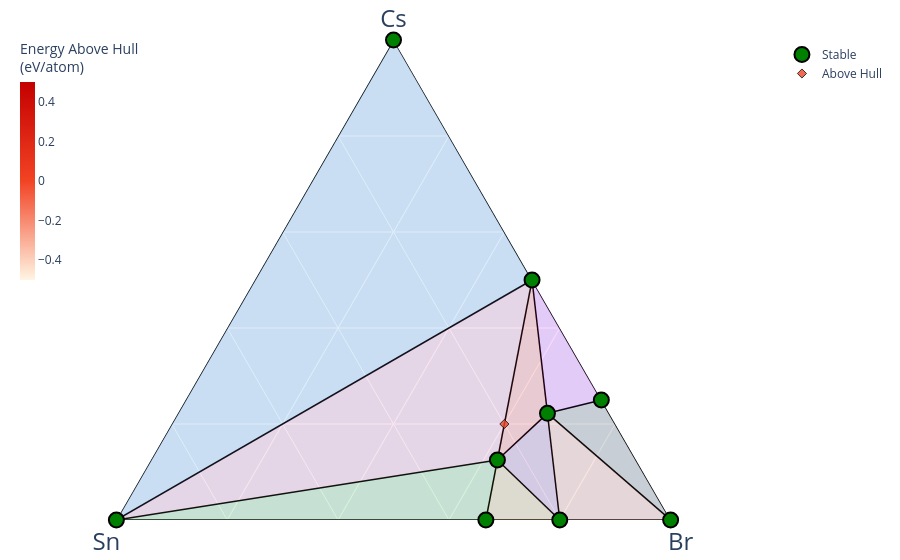

Notebook source saved alongside this figure:
### Code cell
# Plot!
from pymatgen.analysis.phase_diagram import PDPlotter
pd = cpa.intrinsic_phase_diagram
plotter = PDPlotter(pd, show_unstable=False)  # you can also try show_unstable=True
plotter.show()
# plotter.write_image("{}.png".format('-'.join(system)), "png")  # save figure


print('Stable Entries (formula)\n--------')
for e in pd.stable_entries:
    print(e.composition.reduced_formula)

print('\nUnstable Entries (formula, e_above_hull (eV/atom), decomposes_to)\n--------')
for e in pd.unstable_entries:
    decomp, e_above_hull = pd.get_decomp_and_e_above_hull(e)
    pretty_decomp = ["{}:{}".format(k.composition.reduced_formula, round(v, 2)) for k, v in decomp.items()]
    print(e.composition.reduced_formula, "%.3f" % e_above_hull, pretty_decomp)

### Figure 1 — Plotly figure (JSON) as saved in the notebook; plotly's stock layout.template omitted (floating-point values rounded to 4 significant figures)
{"data": [{"a": [0, 0, null, 1.0, 0, null, 0, 1.0, null, 1.0, 0, null, 1.0, 1.0, null, 1.0, 1.0, null, 2.0, 0, null, 0, 1.0, null, 1.0, 2.0, null, 1.0, 2.0, null, 0, 1.0, null, 1.0, 2.0, null, 0, 0, null, 0, 2.0, null, 0, 0, null, 1.0, 1.0, null, 1.0, 0, null], "b": [1.0, 1.0, null, 2.0, 1.0, null, 1.0, 2.0, null, 0, 0, null, 0, 0, null, 0, 0, null, 1.0, 0, null, 1.0, 0, null, 0, 1.0, null, 2.0, 1.0, null, 1.0, 2.0, null, 0, 1.0, null, 1.0, 0, null, 1.0, 1.0, null, 1.0, 1.0, null, 0, 2.0, null, 0, 1.0, null], "c": [2.0, 4.0, null, 5.0, 0, null, 4.0, 5.0, null, 3.0, 1.0, null, 1.0, 3.0, null, 1.0, 0, null, 6.0, 1.0, null, 0, 0, null, 1.0, 6.0, null, 5.0, 6.0, null, 2.0, 5.0, null, 3.0, 6.0, null, 4.0, 1.0, null, 4.0, 6.0, null, 2.0, 0, null, 1.0, 5.0, null, 1.0, 0, null], "hoverinfo": "none", "line": {"color": "black", "width": 1.5}, "mode": "lines", "showlegend": false, "type": "scatterternary"}, {"a": [1.0, 1.0, 0], "b": [0, 0, 1.0], "c": [0, 1.0, 0], "fill": "toself", "fillcolor": "#2E91E5", "hovertemplate": "<extra></extra>", "line": {"width": 0}, "mode": "lines", "name": "Cs—CsBr—Sn", "opacity": 0.15, "showlegend": false, "type": "scatterternary"}, {"a": [1.0, 1.0, 0], "b": [0, 2.0, 1.0], "c": [1.0, 5.0, 0], "fill": "toself", "fillcolor": "#E15F99", "hovertemplate": "<extra></extra>", "line": {"width": 0}, "mode": "lines", "name": "CsBr—CsSn<sub>2</sub>Br<sub>5</sub>—Sn", "opacity": 0.15, "showlegend": false, "type": "scatterternary"}, {"a": [1.0, 0, 0], "b": [2.0, 1.0, 1.0], "c": [5.0, 0, 2.0], "fill": "toself", "fillcolor": "#1CA71C", "hovertemplate": "<extra></extra>", "line": {"width": 0}, "mode": "lines", "name": "CsSn<sub>2</sub>Br<sub>5</sub>—Sn—SnBr<sub>2</sub>", "opacity": 0.15, "showlegend": false, "type": "scatterternary"}, {"a": [2.0, 1.0, 1.0], "b": [1.0, 0, 2.0], "c": [6.0, 1.0, 5.0], "fill": "toself", "fillcolor": "#FB0D0D", "hovertemplate": "<extra></extra>", "line": {"width": 0}, "mode": "lines", "name": "Cs<sub>2</sub>SnBr<sub>6</sub>—CsBr—CsSn<sub>2</sub>Br<sub>5</sub>", "opacity": 0.15, "showlegend": false, "type": "scatterternary"}, {"a": [2.0, 1.0, 1.0], "b": [1.0, 0, 0], "c": [6.0, 1.0, 3.0], "fill": "toself", "fillcolor": "#DA16FF", "hovertemplate": "<extra></extra>", "line": {"width": 0}, "mode": "lines", "name": "Cs<sub>2</sub>SnBr<sub>6</sub>—CsBr—CsBr<sub>3</sub>", "opacity": 0.15, "showlegend": false, "type": "scatterternary"}, {"a": [0, 2.0, 1.0], "b": [0, 1.0, 0], "c": [1.0, 6.0, 3.0], "fill": "toself", "fillcolor": "#222A2A", "hovertemplate": "<extra></extra>", "line": {"width": 0}, "mode": "lines", "name": "Br—Cs<sub>2</sub>SnBr<sub>6</sub>—CsBr<sub>3</sub>", "opacity": 0.15, "showlegend": false, "type": "scatterternary"}, {"a": [1.0, 0, 0], "b": [2.0, 1.0, 1.0], "c": [5.0, 2.0, 4.0], "fill": "toself", "fillcolor": "#B68100", "hovertemplate": "<extra></extra>", "line": {"width": 0}, "mode": "lines", "name": "CsSn<sub>2</sub>Br<sub>5</sub>—SnBr<sub>2</sub>—SnBr<sub>4</sub>", "opacity": 0.15, "showlegend": false, "type": "scatterternary"}, {"a": [2.0, 1.0, 0], "b": [1.0, 2.0, 1.0], "c": [6.0, 5.0, 4.0], "fill": "toself", "fillcolor": "#750D86", "hovertemplate": "<extra></extra>", "line": {"width": 0}, "mode": "lines", "name": "Cs<sub>2</sub>SnBr<sub>6</sub>—CsSn<sub>2</sub>Br<sub>5</sub>—SnBr<sub>4</sub>", "opacity": 0.15, "showlegend": false, "type": "scatterternary"}, {"a": [0, 2.0, 0], "b": [0, 1.0, 1.0], "c": [1.0, 6.0, 4.0], "fill": "toself", "fillcolor": "#EB663B", "hovertemplate": "<extra></extra>", "line": {"width": 0}, "mode": "lines", "name": "Br—Cs<sub>2</sub>SnBr<sub>6</sub>—SnBr<sub>4</sub>", "opacity": 0.15, "showlegend": false, "type": "scatterternary"}, {"a": [0, 0, 1.0, 0, 1.0, 0, 1.0, 1.0, 2.0], "b": [1.0, 1.0, 2.0, 1.0, 0, 0, 0, 0, 1.0], "c": [2.0, 4.0, 5.0, 0, 3.0, 1.0, 1.0, 0, 6.0], "cliponaxis": false, "hoverinfo": "text", "hoverlabel": {"font": {"size": 14}}, "hovertext": ["SnBr<sub>2</sub> (no ID) <br>  Formation energy: -0.776 eV/atom <br>  (Stable)<br><br> Cs: 0.0<br> Sn: 0.333333<br> Br: 0.666667", "SnBr<sub>4</sub> (no ID) <br>  Formation energy: -0.742 eV/atom <br>  (Stable)<br><br> Cs: 0.0<br> Sn: 0.2<br> Br: 0.8", "CsSn<sub>2</sub>Br<sub>5</sub> (no ID) <br>  Formation energy: -1.162 eV/atom <br>  (Stable)<br><br> Cs: 0.125<br> Sn: 0.25<br> Br: 0.625", "Sn (no ID) <br>  Formation energy: 0.0 eV/atom <br>  (Stable)<br><br> Cs: 0.0<br> Sn: 1.0<br> Br: 0.0", "CsBr<sub>3</sub> (no ID) <br>  Formation energy: -1.068 eV/atom <br>  (Stable)<br><br> Cs: 0.25<br> Sn: 0.0<br> Br: 0.75", "Br (no ID) <br>  Formation energy: 0.0 eV/atom <br>  (Stable)<br><br> Cs: 0.0<br> Sn: 0.0<br> Br: 1.0", "CsBr (no ID) <br>  Formation energy: -1.993 eV/atom <br>  (Stable)<br><br> Cs: 0.5<br> Sn: 0.0<br> Br: 0.5", "Cs (no ID) <br>  Formation energy: 0.0 eV/atom <br>  (Stable)<br><br> Cs: 1.0<br> Sn: 0.0<br> Br: 0.0", "Cs<sub>2</sub>SnBr<sub>6</sub> (no ID) <br>  Formation energy: -1.421 eV/atom <br>  (Stable)<br><br> Cs: 0.222222<br> Sn: 0.111111<br> Br: 0.666667"], "marker": {"color": "green", "line": {"color": "black", "width": 2.0}, "size": 15, "symbol": "circle"}, "mode": "markers", "name": "Stable", "showlegend": true, "type": "scatterternary"}, {"a": [1.0], "b": [1.0], "c": [3.0], "cliponaxis": false, "hoverinfo": "text", "hoverlabel": {"font": {"size": 14}}, "hovertext": ["CsSnBr<sub>3</sub> (no ID) <br>  Formation energy: -1.328 eV/atom <br>  Energy Above Hull: (+0.0 eV/atom)<br><br> Cs: 0.2<br> Sn: 0.2<br> Br: 0.6"], "marker": {"color": [0.0], "colorbar": {"len": 0.5, "thickness": 0.02, "thicknessmode": "fraction", "title": {"text": "Energy Above Hull<br>(eV/atom)"}, "x": 0, "xpad": 0, "y": 1, "yanchor": "top", "ypad": 0}, "colorscale": [[0.0, "#fff5e3"], [0.5, "#f24324"], [1.0, "#c40000"]], "line": {"color": "black", "width": 1}, "opacity": 0.8, "size": 7, "symbol": "diamond"}, "mode": "markers", "name": "Above Hull", "showlegend": true, "type": "scatterternary"}], "layout": {"autosize": true, "coloraxis": {"colorbar": {"x": 1, "y": 0.05, "yanchor": "top"}}, "margin": {"b": 40, "l": 20, "r": 20, "t": 40}, "paper_bgcolor": "rgba(0,0,0,0)", "plot_bgcolor": "rgba(0,0,0,0)", "showlegend": true, "ternary": {"aaxis": {"layer": "below traces", "showgrid": true, "showticklabels": true, "tickfont": {"color": "rgba(0,0,0,0)", "size": 7}, "title": {"font": {"size": 24}, "text": "Cs"}}, "baxis": {"layer": "below traces", "min": 0, "showgrid": true, "showticklabels": true, "tickfont": {"color": "rgba(0,0,0,0)", "size": 7}, "title": {"font": {"size": 24}, "text": "Sn"}}, "caxis": {"layer": "below traces", "min": 0, "showgrid": true, "showticklabels": true, "tickfont": {"color": "rgba(0,0,0,0)", "size": 7}, "title": {"font": {"size": 24}, "text": "Br"}}, "sum": 1}}}
